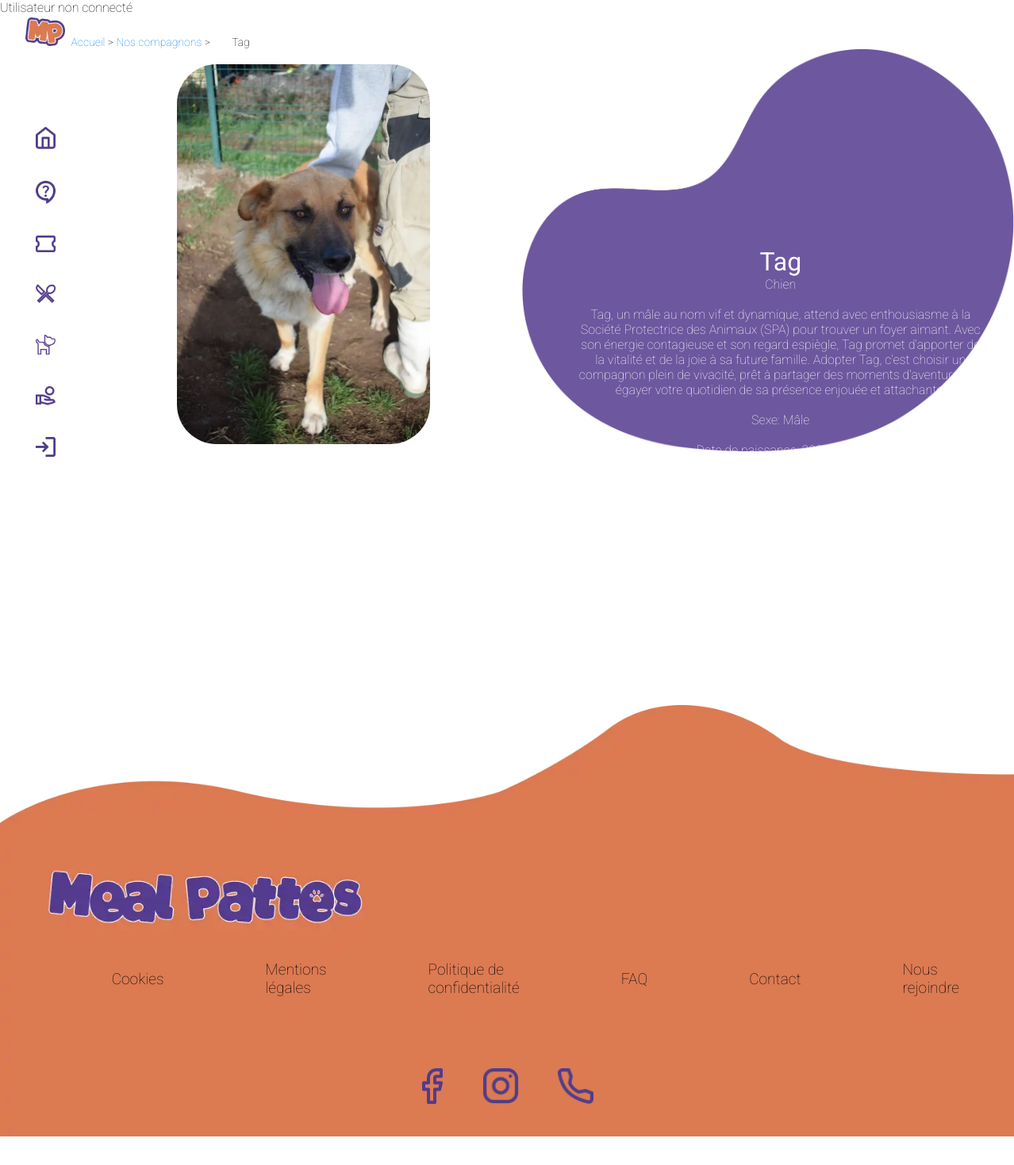
Page /animal.php?id=30 on the committed database.
### tables this page shows
CREATE TABLE `pet` (
  `id_pet` int(11) NOT NULL,
  `pet_name` varchar(255) DEFAULT NULL,
  `pet_date_of_birth` date DEFAULT NULL,
  `pet_sex` tinyint(1) DEFAULT NULL,
  `is_trial` tinyint(1) DEFAULT NULL,
  `is_adopted` tinyint(1) DEFAULT NULL,
  `adoption_date` date DEFAULT NULL,
  `bio` text DEFAULT NULL,
  `id_cat` int(11) DEFAULT NULL
);

CREATE TABLE `picture` (
  `id_pic` int(11) NOT NULL,
  `path` varchar(255) DEFAULT NULL,
  `id_pet` int(11) DEFAULT NULL
);

CREATE TABLE `category` (
  `id_cat` int(11) NOT NULL,
  `nom_cat` varchar(255) DEFAULT NULL
);

### animal.php (the view, shortened to what this page needs)
<?php
include("config/config.php");
$bdd = new PDO('mysql:host=' . $host . ';port=' . $port . ';dbname=' . $dbname, $username, $password);
$id = $_GET["id"];
$requete = 'SELECT *
FROM pet
INNER JOIN category
ON pet.id_cat = category.id_cat
INNER JOIN picture
ON pet.id_pet = picture.id_pet
WHERE pet.id_pet=' . $id . '';
$resultats = $bdd->query($requete);
if ($resultats && $resultats->rowCount() > 0) {
    $tabpet = $resultats->fetch(PDO::FETCH_ASSOC);
}
$nom = $tabpet['pet_name'];
$naissance = $tabpet['pet_date_of_birth'];
$pet_sex = $tabpet['pet_sex'];
$bio = $tabpet['bio'];
$cat = $tabpet['nom_cat'];
?>
<!DOCTYPE html>
<html lang="fr">
<head>
    <?php include("element/head.php") ?>
</head>
<body>
    <?php include("element/navbar.php") ?>
    <main class="main-content">
        <div class="fil_arianne">
            <a href="index.php">Accueil</a> &gt;
            <a href="animaux.php">Nos compagnons</a> &gt;
            <span>
                <?php echo $nom ?>
            </span>
        </div>
        <div class="animal_container">
            <div class="animal_wrapper">
                <section class="animal_image">
                    <img src="<?php echo $tabpet['path'] ?>" alt="">
                </section>
            </div>
            <div class="animal_wrapper">
                <h1 class="animal_name">
                    <?php echo $nom ?>
                </h1>
                <?php echo $cat ?>
                <br><br>
                <section>
                    <p class="animal_bio">
                        <?php echo $bio ?>
                    </p>
                </section>
                <br>
                <section>
                    <p class="animal_sexe">
                        Sexe: <?php echo $pet_sex == 0 ? "Mâle" : "Femelle" ?>
                    </p>
                    <br>
                    <p class="animal_naissance">
                        Date de naissance: <?php echo $naissance ?>
                    </p>
                    <br>
                    <p class="animal_essai">
                    </p>
                    <p class="animal_adoption">
                    </p>
                </section>
            </div>
        </div>
    </main>
    <?php include("element/footer.php") ?>
</body>
</html>

### css/style.css (style rules this page uses)
.fil_arianne { font-size: 14px; margin-left: 4vw; margin-top: 2vw; }
.fil_arianne a { text-decoration: none; color: #007bff; }
.main-content { padding-left: 3vw; }
.animal_container { display: flex; flex-wrap: wrap; justify-content: center; background-image: url("../img/accueil/formes.png"); background-size: 50%; background-repeat: no-repeat; background-position-x: right; }
.animal_wrapper { width: 40vw; margin: 10px; padding: 10px; text-align: center; color: white; margin-left: 60px; }
.animal_wrapper img { width: 25vw; border-radius: 50px; }
.animal_wrapper .animal_name { margin-top: 230px; font-weight: 400; }
* { font-family: "Roboto", sans-serif; font-weight: 100; transition: all 1s; }
span { margin-left: 2%; }
* { font-family: "Roboto", sans-serif; font-weight: 100; margin: 0; }

### rows in the picture
pet: pet_name "Tag", picture.path (picture), id_cat.nom_cat "Chien", bio "Tag, un mâle au nom vif et dynamique, attend avec enthousiasme à la Société Protectrice des Animaux (SPA) pour trouver un foyer aimant. Avec son énergie contagieuse et son regard espiègle, Tag promet d'apporter de la vitalité et de la joie à sa future famille. Adopter Tag, c'est choisir un compagnon plein de vivacité, prêt à partager des moments d'aventure et à égayer votre quotidien de sa présence enjouée et attachante.", pet_date_of_birth "2021-10-01"
